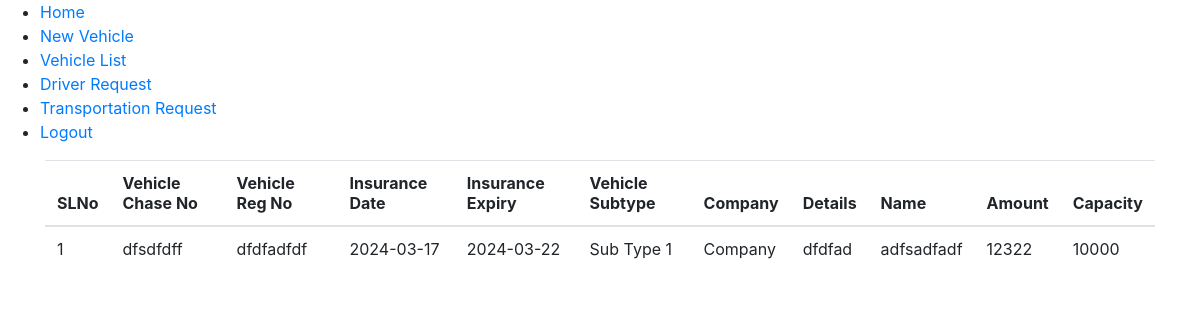
The app's page /Company/VehicleList/ (signed in), older data.
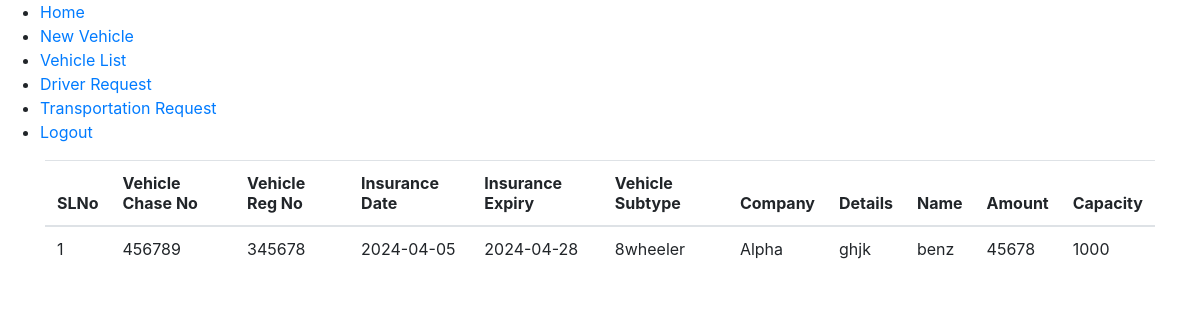
The same page, newer data.
### Company/models.py (models this page shows)
class tbl_vehicle(models.Model):
    vehicle_id = models.AutoField(primary_key=True)
    vehicle_chase_no = models.CharField(max_length=50)
    vehicle_reg_no = models.CharField(max_length=50)
    vehicle_insurance_date = models.CharField(max_length=50)
    vehicle_insurance_exp = models.CharField(max_length=50)
    vehicle_status = models.IntegerField(default=0)
    vehiclesubtype_id = models.ForeignKey(tbl_vehiclesubtype,on_delete=models.CASCADE)
    company_id = models.ForeignKey(tbl_company,on_delete=models.CASCADE)
    vehicle_detailes = models.CharField(max_length=100)
    vehicle_name = models.CharField(max_length=50)
    vehicle_amount = models.CharField(max_length=50)
    vehicle_capacity = models.CharField(max_length=50)

### Admin/models.py (models this page shows)
class tbl_vehiclesubtype(models.Model):
    vehiclesubtype_id = models.AutoField(primary_key=True)
    vehiclesubtype_name = models.CharField(max_length=50)
    vehicletype_id = models.ForeignKey(tbl_vehicletype,on_delete=models.CASCADE)

### Guest/models.py (models this page shows)
class tbl_company(models.Model):
    company_id = models.AutoField(primary_key=True)
    company_name = models.CharField(max_length=50)
    company_contact = models.CharField(max_length=50)
    company_email = models.CharField(max_length=50)
    company_address = models.CharField(max_length=50)
    company_password = models.CharField(max_length=50)
    company_doj = models.DateField(auto_now_add=True)
    company_since = models.CharField(max_length=50)
    company_proof = models.FileField(upload_to='Files/')
    company_logo = models.FileField(upload_to='Files/')
    location_id = models.ForeignKey(tbl_location,on_delete=models.CASCADE)
    owner_name = models.CharField(max_length=50)
    owner_email = models.CharField(max_length=50)
    owner_contact = models.CharField(max_length=50)
    company_status = models.IntegerField(default=0)

### Company/views.py (the view)
# urls.py: path('VehicleList/',views.VehicleList,name="VehicleList"),
def VehicleList(request):
    cid = tbl_company.objects.get(company_id=request.session["cid"])
    vehicles = tbl_vehicle.objects.filter(company_id=cid)
    return render(request, "Company/VehicleList.html", {"vehicles" : vehicles})

### Company/Templates/Company/VehicleList.html (shortened to what this page needs)
{% extends 'Company/Include.html' %}
{% load static %}
{% block content %}
<!DOCTYPE html>
<html lang="en">
<head>
    <link href="https://stackpath.bootstrapcdn.com/bootstrap/4.5.2/css/bootstrap.min.css" rel="stylesheet">
</head>
<body>
    <div class="container">
        <table class="table">
            <thead>
                <tr>
                    <th>SLNo</th>
                    <th>Vehicle Chase No</th>
                    <th>Vehicle Reg No</th>
                    <th>Insurance Date</th>
                    <th>Insurance Expiry</th>
                    <th>Vehicle Subtype</th>
                    <th>Company</th>
                    <th>Details</th>
                    <th>Name</th>
                    <th>Amount</th>
                    <th>Capacity</th>
                </tr>
            </thead>
            <tbody>
                {% for vehicle in vehicles %}
                <tr>
                    <td>{{ forloop.counter }}</td>
                    <td>{{ vehicle.vehicle_chase_no }}</td>
                    <td>{{ vehicle.vehicle_reg_no }}</td>
                    <td>{{ vehicle.vehicle_insurance_date }}</td>
                    <td>{{ vehicle.vehicle_insurance_exp }}</td>
                    <td>{{ vehicle.vehiclesubtype_id.vehiclesubtype_name }}</td>
                    <td>{{ vehicle.company_id.company_name }}</td>
                    <td>{{ vehicle.vehicle_detailes }}</td>
                    <td>{{ vehicle.vehicle_name }}</td>
                    <td>{{ vehicle.vehicle_amount }}</td>
                    <td>{{ vehicle.vehicle_capacity }}</td>
                </tr>
                {% endfor %}
            </tbody>
        </table>
    </div>
</body>
</html>
{% endblock content %}

Row changes from the older to the newer data that the page shows:
changed tbl_vehicle: vehicle_chase_no "dfsdfdff" → "456789"; vehicle_reg_no "dfdfadfdf" → "345678"; vehicle_insurance_date "2024-03-17" → "2024-04-05"; vehicle_insurance_exp "2024-03-22" → "2024-04-28"; vehiclesubtype_id.vehiclesubtype_name "Sub Type 1" → "8wheeler"; company_id.company_name "Company" → "Alpha"; vehicle_detailes "dfdfad" → "ghjk"; vehicle_name "adfsadfadf" → "benz"; vehicle_amount "12322" → "45678"; vehicle_capacity "10000" → "1000"
